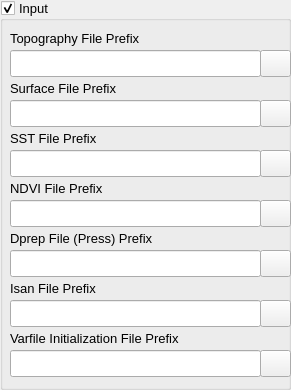
     <widget class="QGroupBox" name="inputGroupBox">
      <property name="geometry">
       <rect>
        <x>10</x>
        <y>10</y>
        <width>291</width>
        <height>390</height>
       </rect>
      </property>
      <property name="font">
       <font>
        <family>Arial</family>
        <pointsize>10</pointsize>
        <weight>50</weight>
        <bold>false</bold>
       </font>
      </property>
      <property name="autoFillBackground">
       <bool>false</bool>
      </property>
      <property name="title">
       <string>Input</string>
      </property>
      <property name="checkable">
       <bool>true</bool>
      </property>
      <widget class="QLineEdit" name="iaFilelineEdit">
       <property name="geometry">
        <rect>
         <x>10</x>
         <y>350</y>
         <width>251</width>
         <height>27</height>
        </rect>
       </property>
       <property name="font">
        <font>
         <family>Arial</family>
         <pointsize>10</pointsize>
         <weight>50</weight>
         <bold>false</bold>
        </font>
       </property>
      </widget>
      <widget class="QPushButton" name="sf08Button">
       <property name="geometry">
        <rect>
         <x>260</x>
         <y>200</y>
         <width>31</width>
         <height>27</height>
        </rect>
       </property>
       <property name="font">
        <font>
         <family>Arial</family>
         <pointsize>10</pointsize>
         <weight>50</weight>
         <bold>false</bold>
        </font>
       </property>
       <property name="text">
        <string/>
       </property>
       <property name="icon">
        <iconset>
         <normaloff>../../../../home/denis/.designer/backup/file.ico</normaloff>../../../../home/denis/.designer/backup/file.ico</iconset>
       </property>
      </widget>
      <widget class="QPushButton" name="sf05Button">
       <property name="geometry">
        <rect>
         <x>260</x>
         <y>50</y>
         <width>31</width>
         <height>27</height>
        </rect>
       </property>
       <property name="font">
        <font>
         <family>Arial</family>
         <pointsize>10</pointsize>
         <weight>50</weight>
         <bold>false</bold>
        </font>
       </property>
       <property name="text">
        <string/>
       </property>
       <property name="icon">
        <iconset>
         <normaloff>../../../../home/denis/.designer/backup/file.ico</normaloff>../../../../home/denis/.designer/backup/file.ico</iconset>
       </property>
      </widget>
      <widget class="QLabel" name="label_45">
       <property name="geometry">
        <rect>
         <x>10</x>
         <y>130</y>
         <width>121</width>
         <height>17</height>
        </rect>
       </property>
       <property name="font">
        <font>
         <family>Arial</family>
         <pointsize>10</pointsize>
         <weight>50</weight>
         <bold>false</bold>
        </font>
       </property>
       <property name="text">
        <string>SST File Prefix</string>
       </property>
      </widget>
      <widget class="QPushButton" name="sf06Button">
       <property name="geometry">
        <rect>
         <x>260</x>
         <y>100</y>
         <width>31</width>
         <height>27</height>
        </rect>
       </property>
       <property name="font">
        <font>
         <family>Arial</family>
         <pointsize>10</pointsize>
         <weight>50</weight>
         <bold>false</bold>
        </font>
       </property>
       <property name="text">
        <string/>
       </property>
       <property name="icon">
        <iconset>
         <normaloff>../../../../home/denis/.designer/backup/file.ico</normaloff>../../../../home/denis/.designer/backup/file.ico</iconset>
       </property>
      </widget>
      <widget class="QPushButton" name="sf02Button">
       <property name="geometry">
        <rect>
         <x>260</x>
         <y>350</y>
         <width>31</width>
         <height>27</height>
        </rect>
       </property>
       <property name="font">
        <font>
         <family>Arial</family>
         <pointsize>10</pointsize>
         <weight>50</weight>
         <bold>false</bold>
        </font>
       </property>
       <property name="text">
        <string/>
       </property>
       <property name="icon">
        <iconset>
         <normaloff>../../../../home/denis/.designer/backup/file.ico</normaloff>../../../../home/denis/.designer/backup/file.ico</iconset>
       </property>
      </widget>
      <widget class="QLineEdit" name="dprepFilelineEdit">
       <property name="geometry">
        <rect>
         <x>10</x>
         <y>250</y>
         <width>251</width>
         <height>27</height>
        </rect>
       </property>
       <property name="font">
        <font>
         <family>Arial</family>
         <pointsize>10</pointsize>
         <weight>50</weight>
         <bold>false</bold>
        </font>
       </property>
       <property name="text">
        <string/>
       </property>
      </widget>
      <widget class="QPushButton" name="sf07Button">
       <property name="geometry">
        <rect>
         <x>260</x>
         <y>150</y>
         <width>31</width>
         <height>27</height>
        </rect>
       </property>
       <property name="font">
        <font>
         <family>Arial</family>
         <pointsize>10</pointsize>
         <weight>50</weight>
         <bold>false</bold>
        </font>
       </property>
       <property name="text">
        <string/>
       </property>
       <property name="icon">
        <iconset>
         <normaloff>../../../../home/denis/.designer/backup/file.ico</normaloff>../../../../home/denis/.designer/backup/file.ico</iconset>
       </property>
      </widget>
      <widget class="QLabel" name="label_44">
       <property name="geometry">
        <rect>
         <x>10</x>
         <y>80</y>
         <width>121</width>
         <height>17</height>
        </rect>
       </property>
       <property name="font">
        <font>
         <family>Arial</family>
         <pointsize>10</pointsize>
         <weight>50</weight>
         <bold>false</bold>
        </font>
       </property>
       <property name="text">
        <string>Surface File Prefix</string>
       </property>
      </widget>
      <widget class="QLineEdit" name="isanFilelineEdit">
       <property name="geometry">
        <rect>
         <x>10</x>
         <y>300</y>
         <width>251</width>
         <height>27</height>
        </rect>
       </property>
       <property name="font">
        <font>
         <family>Arial</family>
         <pointsize>10</pointsize>
         <weight>50</weight>
         <bold>false</bold>
        </font>
       </property>
       <property name="text">
        <string/>
       </property>
      </widget>
      <widget class="QLabel" name="label_55">
       <property name="geometry">
        <rect>
         <x>10</x>
         <y>230</y>
         <width>161</width>
         <height>17</height>
        </rect>
       </property>
       <property name="font">
        <font>
         <family>Arial</family>
         <pointsize>10</pointsize>
         <weight>50</weight>
         <bold>false</bold>
        </font>
       </property>
       <property name="text">
        <string>Dprep File (Press) Prefix</string>
       </property>
      </widget>
      <widget class="QLineEdit" name="sstFilelineEdit">
       <property name="geometry">
        <rect>
         <x>10</x>
         <y>150</y>
         <width>251</width>
         <height>27</height>
        </rect>
       </property>
       <property name="font">
        <font>
         <family>Arial</family>
         <pointsize>10</pointsize>
         <weight>50</weight>
         <bold>false</bold>
        </font>
       </property>
      </widget>
      <widget class="QLabel" name="label_46">
       <property name="geometry">
        <rect>
         <x>10</x>
         <y>180</y>
         <width>121</width>
         <height>17</height>
        </rect>
       </property>
       <property name="font">
        <font>
         <family>Arial</family>
         <pointsize>10</pointsize>
         <weight>50</weight>
         <bold>false</bold>
        </font>
       </property>
       <property name="text">
        <string>NDVI File Prefix</string>
       </property>
      </widget>
      <widget class="QPushButton" name="sf09Button">
       <property name="geometry">
        <rect>
         <x>260</x>
         <y>250</y>
         <width>31</width>
         <height>27</height>
        </rect>
       </property>
       <property name="font">
        <font>
         <family>Arial</family>
         <pointsize>10</pointsize>
         <weight>50</weight>
         <bold>false</bold>
        </font>
       </property>
       <property name="text">
        <string/>
       </property>
       <property name="icon">
        <iconset>
         <normaloff>../../../../home/denis/.designer/backup/file.ico</normaloff>../../../../home/denis/.designer/backup/file.ico</iconset>
       </property>
      </widget>
      <widget class="QLabel" name="label_43">
       <property name="geometry">
        <rect>
         <x>10</x>
         <y>30</y>
         <width>171</width>
         <height>17</height>
        </rect>
       </property>
       <property name="font">
        <font>
         <family>Arial</family>
         <pointsize>10</pointsize>
         <weight>50</weight>
         <bold>false</bold>
        </font>
       </property>
       <property name="text">
        <string>Topography File Prefix</string>
       </property>
      </widget>
      <widget class="QLabel" name="label_40">
       <property name="geometry">
        <rect>
         <x>10</x>
         <y>330</y>
         <width>280</width>
         <height>17</height>
        </rect>
       </property>
       <property name="font">
        <font>
         <family>Arial</family>
         <pointsize>10</pointsize>
         <weight>50</weight>
         <bold>false</bold>
        </font>
       </property>
       <property name="text">
        <string>Varfile Initialization File Prefix</string>
       </property>
      </widget>
      <widget class="QLineEdit" name="ndviFilelineEdit">
       <property name="geometry">
        <rect>
         <x>10</x>
         <y>200</y>
         <width>251</width>
         <height>27</height>
        </rect>
       </property>
       <property name="font">
        <font>
         <family>Arial</family>
         <pointsize>10</pointsize>
         <weight>50</weight>
         <bold>false</bold>
        </font>
       </property>
      </widget>
      <widget class="QPushButton" name="sf10Button">
       <property name="geometry">
        <rect>
         <x>260</x>
         <y>300</y>
         <width>31</width>
         <height>27</height>
        </rect>
       </property>
       <property name="font">
        <font>
         <family>Arial</family>
         <pointsize>10</pointsize>
         <weight>50</weight>
         <bold>false</bold>
        </font>
       </property>
       <property name="text">
        <string/>
       </property>
       <property name="icon">
        <iconset>
         <normaloff>../../../../home/denis/.designer/backup/file.ico</normaloff>../../../../home/denis/.designer/backup/file.ico</iconset>
       </property>
      </widget>
      <widget class="QLabel" name="label_56">
       <property name="geometry">
        <rect>
         <x>10</x>
         <y>280</y>
         <width>121</width>
         <height>17</height>
        </rect>
       </property>
       <property name="font">
        <font>
         <family>Arial</family>
         <pointsize>10</pointsize>
         <weight>50</weight>
         <bold>false</bold>
        </font>
       </property>
       <property name="text">
        <string>Isan File Prefix</string>
       </property>
      </widget>
      <widget class="QLineEdit" name="topoFilelineEdit">
       <property name="geometry">
        <rect>
         <x>10</x>
         <y>50</y>
         <width>251</width>
         <height>27</height>
        </rect>
       </property>
       <property name="font">
        <font>
         <family>Arial</family>
         <pointsize>10</pointsize>
         <weight>50</weight>
         <bold>false</bold>
        </font>
       </property>
       <property name="text">
        <string/>
       </property>
      </widget>
      <widget class="QLineEdit" name="sfcFilelineEdit">
       <property name="geometry">
        <rect>
         <x>10</x>
         <y>100</y>
         <width>251</width>
         <height>27</height>
        </rect>
       </property>
       <property name="font">
        <font>
         <family>Arial</family>
         <pointsize>10</pointsize>
         <weight>50</weight>
         <bold>false</bold>
        </font>
       </property>
       <property name="text">
        <string/>
       </property>
      </widget>
     </widget>
